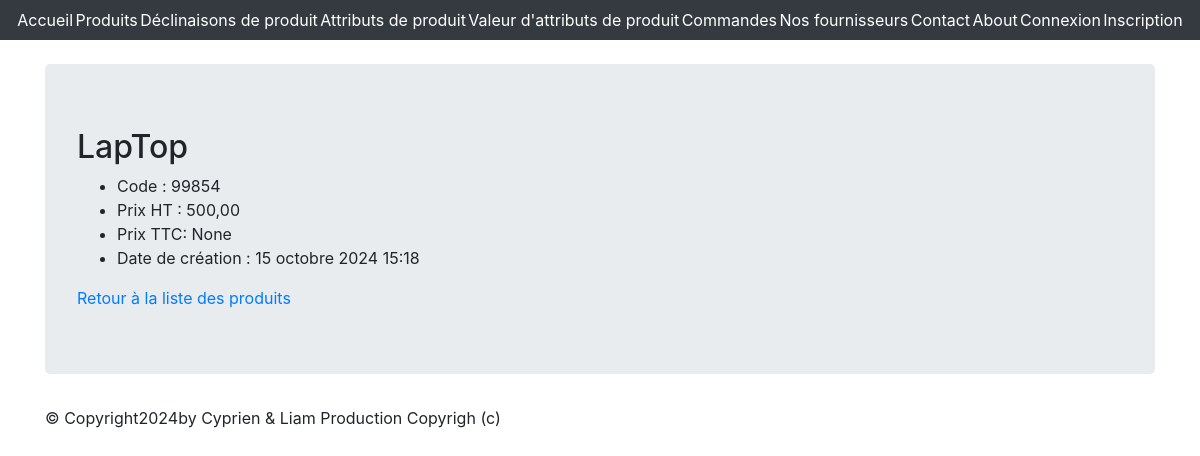
The page /monapp/products/7/ on the database its author committed.
### monapp/models.py (models this page shows, shortened)
class Product(models.Model):
    name = models.CharField(max_length=100)
    code = models.CharField(max_length=10, null=True, blank=True, unique=True)
    price_ht = models.DecimalField(max_digits=8, decimal_places=2, null=True, blank=True, verbose_name="Prix unitaire HT")
    price_ttc = models.DecimalField(max_digits=8, decimal_places=2, null=True, blank=True, verbose_name="Prix unitaire TTC")
    status = models.SmallIntegerField(choices=PRODUCT_STATUS, default=0)
    date_creation = models.DateTimeField(blank=True, verbose_name="Date création", default=timezone.now)
    stock = models.IntegerField(default=0)
    suppliers = models.ManyToManyField('Supplier', through='ProductSupplier')

### monapp/views.py (the view)
# urls.py: path("products/<int:pk>/", ProductDetailView.as_view(), name="product-detail"),
class ProductDetailView(DetailView):
    model = Product
    template_name = "monapp/detail_product.html"
    context_object_name = "product"
    def get_context_data(self, **kwargs):
        context = super(ProductDetailView, self).get_context_data(**kwargs)
        context["titremenu"] = "Détail produit"
        return context

### monapp/templates/monapp/detail_product.html (shortened to what this page needs)
{% extends 'monapp/base.html' %}
{% block contenu %}
  <h2>{{ product.name }}</h2>
  <ul>
    <li>Code : {{ product.code }}</li>
    <li>Prix HT : {{ product.price_ht }}</li>
    <li>Prix TTC: {{ product.price_ttc }}</li>
    <li>Date de création : {{ product.date_creation }}</li>
  </ul>
  <a href="{% url 'product-list' %}">Retour à la liste des produits</a>
{% endblock %}

### rows shown on the page
Product: name "LapTop", code "99854", price_ht "500,00", price_ttc "None", date_creation "15 octobre 2024 15:18"
